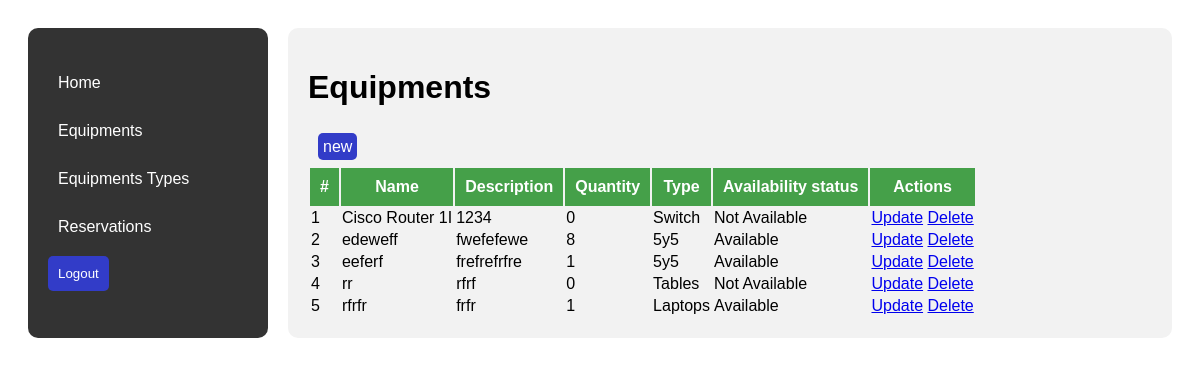
The page /equipments/ on the database as committed earlier.
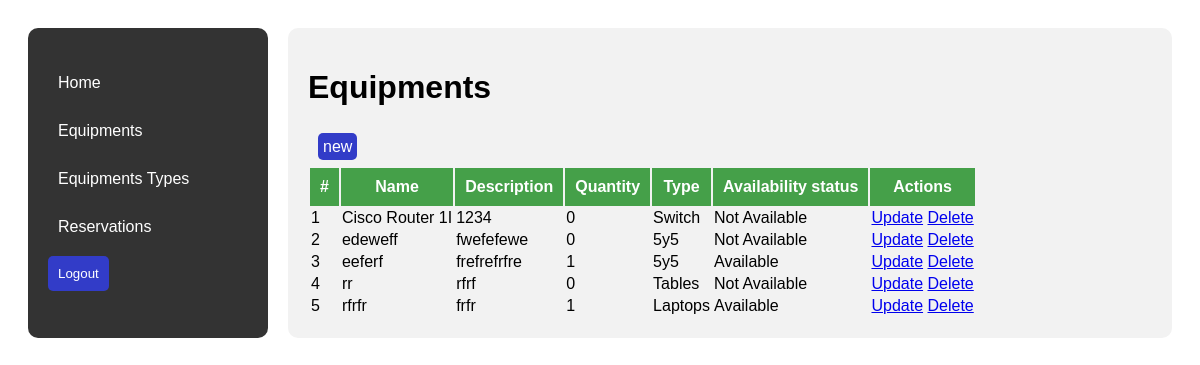
The same page on the database as committed later.
### reservations/models.py (models this page shows, shortened)
class LabEquipment(models.Model):
    type = models.ForeignKey(LabEquipmentType, on_delete=models.CASCADE, related_name='equipment')
    name = models.CharField(max_length=100)
    description = models.TextField()
    quantity = models.PositiveIntegerField()

class LabEquipmentType(models.Model):
    name = models.CharField(max_length=100)
    description = models.TextField()
    def __str__(self):
        return self.name

### reservations/views.py (the view)
# urls.py: path('equipments/', views.equipments_view, name='equipments'),
def equipments_view(request):
    equipments = LabEquipment.objects.all()
    return render(request, 'reservations/equipments.html', {'equipments': equipments})

### reservations/templates/reservations/equipments.html (shortened to what this page needs)
{% load static %}
<!DOCTYPE html>
<html lang="en">
  <head>
    <link
      rel="stylesheet"
      type="text/css"
      href="{% static 'css/style.css' %}"
    />
  </head>
  <body>
    <div class="dashboard-container">
      {% include './left_nav.html' %}
      <div class="main-content">
        <h1>Equipments</h1>
        <div class="btns">
          <a href="{% url 'create_equipment' %}" class="new_btn"> new </a>
        </div>
        <table>
          <thead>
            <tr>
              <th>#</th>
              <th>Name</th>
              <th>Description</th>
              <th>Quantity</th>
              <th>Type</th>
              <th>Availability status</th>
              <th>Actions</th>
            </tr>
          </thead>
          <tbody>
            {% for equipment in equipments %}
            <tr>
              <td>{{ forloop.counter }}</td>
              <td>{{ equipment.name }}</td>
              <td>{{ equipment.description }}</td>
              <td>{{ equipment.quantity }}</td>
              <td>{{ equipment.type }}</td>
              <td>{{ equipment.quantity|yesno:"Available,Not Available" }}</td>
              <td>
                <a href="{% url 'update_equipment' equipment.id %}">Update</a>
                <a href="{% url 'delete_equipment' equipment.id %}">Delete</a>
              </td>
            </tr>
            {% endfor %}
          </tbody>
        </table>
      </div>
    </div>
  </body>
</html>

Rows that differ between the two databases and show on the page:
changed LabEquipment "edeweff": quantity "8" → "0"; quantity "Available" → "Not Available"
